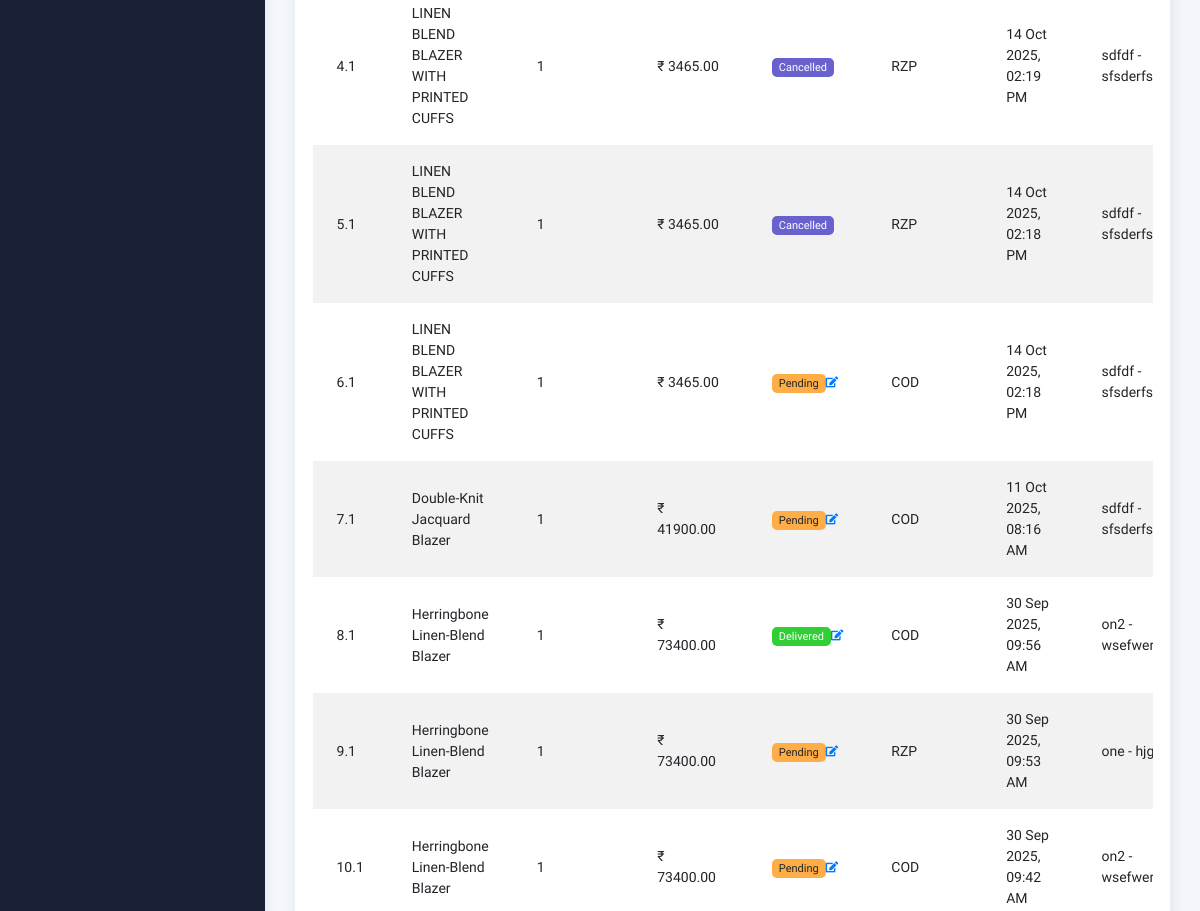
The app's page /liora_admin/order_list/ (signed in, middle part), older data.
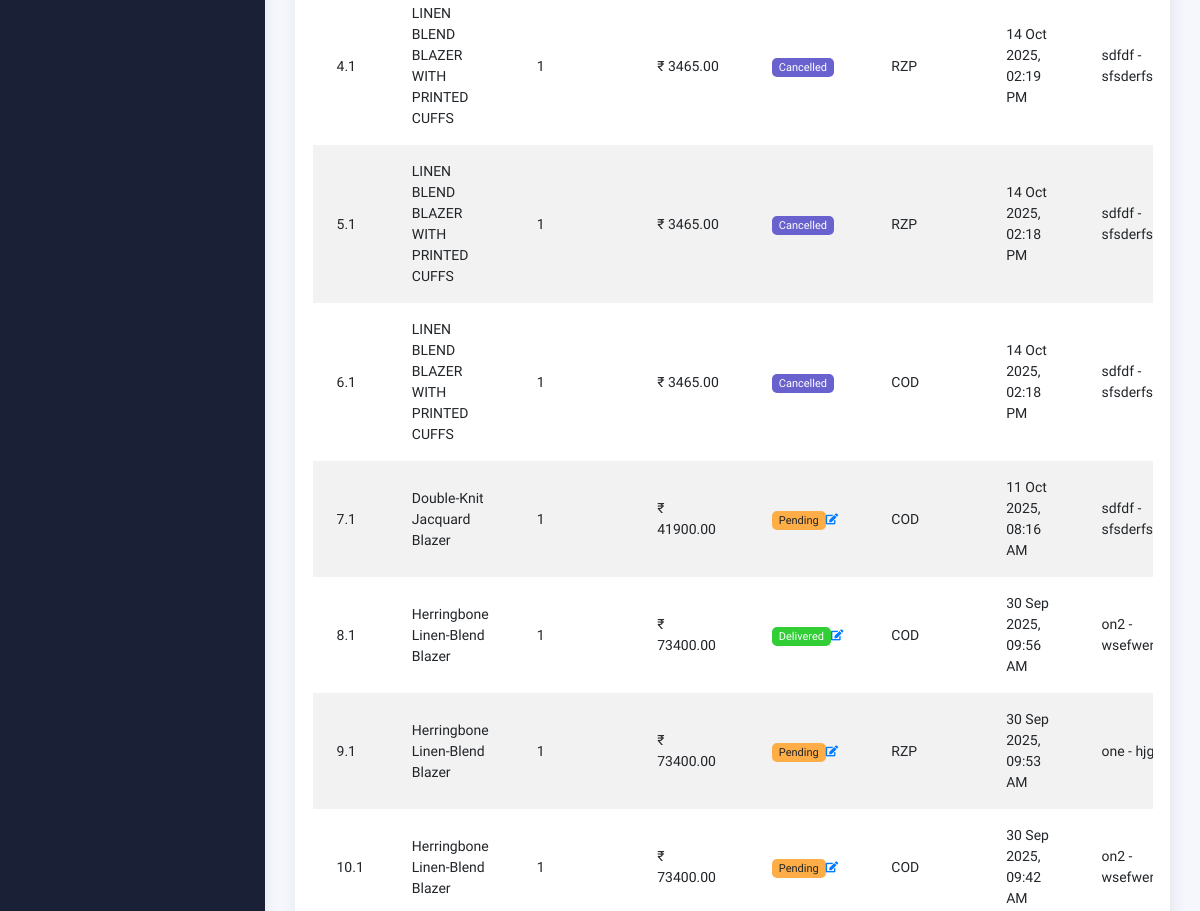
The same page, newer data.
### orders/models.py (models this page shows, shortened)
class OrderItem(models.Model):
    order = models.ForeignKey(Order, related_name='order', on_delete=models.CASCADE)
    inventory = models.ForeignKey(Inventory, on_delete=models.CASCADE)
    quantity = models.PositiveIntegerField()
    price = models.DecimalField(max_digits=20, decimal_places=2)

### products/models.py (models this page shows, shortened)
class Inventory(models.Model):
    product = models.ForeignKey(Product, on_delete=models.CASCADE, related_name='inventories')
    color = models.ForeignKey(Color, on_delete=models.CASCADE, related_name='inventory_color')
    size = models.ForeignKey(Size, on_delete=models.CASCADE)
    stock = models.PositiveIntegerField(default=0)
    image = models.ImageField(upload_to='product_images',blank=True,null=True)
    class Meta:
        unique_together = ('product','color','size')

class Product(models.Model):
    category = models.ForeignKey(Categories, on_delete=models.CASCADE)
    name = models.CharField(max_length=150,unique=True)
    slug = models.SlugField(unique=True,blank=True)
    description = models.TextField()
    price = models.DecimalField(max_digits=10, decimal_places=2)
    created_at = models.DateTimeField(auto_now_add=True)

### admin_panel/views.py (the view)
# urls.py: path('order_list/', views.order_list, name='order_list'),
@superuser_required
def order_list(request):
    order = Order.objects.all().order_by('-created_at')
    return render(request, 'order/order_list.html', {'order': order})

### accounts/context_processors.py (called while the page is built)
def cart_context(request):
    cart_count = 0
    cart_total = 0
    if request.user.is_authenticated:
        try:
            cart = Cart.objects.get(user=request.user)
            cart_count = cart.items.count()
            cart_total = cart.total_price
        except Cart.DoesNotExist:
            pass
    return {
        'cart_count' : cart_count,
        'cart_total' : cart_total
    }

### accounts/models.py (called while the page is built)
    def __str__(self):
        return f"{self.name} - {self.city}"

### admin_panel/views.py (called while the page is built)
def superuser_required(view_func):
    @wraps(view_func)
    def _wrapped_view(request, *args, **kwargs):
        if not request.user.is_authenticated:
            return redirect('auth_login')
        if not request.user.is_superuser:
            return redirect('index')
        return view_func(request, *args, **kwargs)
    return _wrapped_view

### orders/models.py (called while the page is built)
    @property
    def total_price(self):
        return sum(item.subtotal for item in self.items.all())

    @property
    def subtotal(self):
        offer_details = get_product_offer_details(self.inventory.product)
        discounted_price = offer_details['discounted_price']
        return discounted_price * self.quantity

### admin_panel/templates/order/order_list.html (shortened to what this page needs)
{% extends "admin/admin_layout.html" %}
  {% load static %}
  {% block admin_content %}
        <div class="container">
          <div class="page-inner">
            <div class="row">
              <div class="col-md-12">
                <div class="card">
                  <div class="card-body">
                    <div class="table-responsive">
                      <table
                        id="add-row"
                        class="display table table-striped table-hover"
                      >
                        <tbody>
                            {% for order in order %}
                                {% for item in order.order.all %}
                                    <tr>
                                        <td>{{ forloop.parentloop.counter }}.{{ forloop.counter }}</td>
                                        <td>{{ item.inventory.product.name }}</td>
                                        <td>{{ item.quantity }}</td>
                                        <td>₹ {{ item.price }}</td>
                                        <td>
                                            <div id="status-display-{{ order.id }}" class="d-inline-flex align-items-center gap-1">
                                                {% if order.order_status == "Pending" %}
                                                    <span class="badge badge-warning">Pending</span>
                                                {% elif order.order_status == "Shipped" %}
                                                    <span class="badge badge-info">Shipped</span>
                                                {% elif order.order_status == "Delivered" %}
                                                    <span class="badge badge-success">Delivered</span>
                                                {% elif order.order_status == "Cancelled" %}
                                                    <span class="badge badge-secondary">Cancelled</span>
                                                {% endif %}
                                                {% if order.order_status != "Cancelled" %}
                                                    <button type="button" class="btn btn-sm btn-link p-0" onclick="editStatus({{ order.id }})">
                                                        <i class="fa fa-edit"></i>
                                                    </button>
                                                {% endif %}
                                            </div>
                                        </td>
                                        <td>{{ order.payment_method }}</td>
                                        <td>{{ order.created_at|date:"d M Y, h:i A" }}</td>
                                        <td>{{ order.address }}</td>
                                    </tr>
                            {% endfor %}
                          {% endfor %}
                        </tbody>
                      </table>
                    </div>
                  </div>
                </div>
              </div>
            </div>
          </div>
        </div>
  {% endblock admin_content %}

Row changes from the older to the newer data that the page shows:
changed Order (number 3 of 7 on the later page): order_status "Pending" → "Cancelled" (drawn)
computed for OrderItem (number 3 of 7 on the later page): text "Pending" → "Cancelled"
